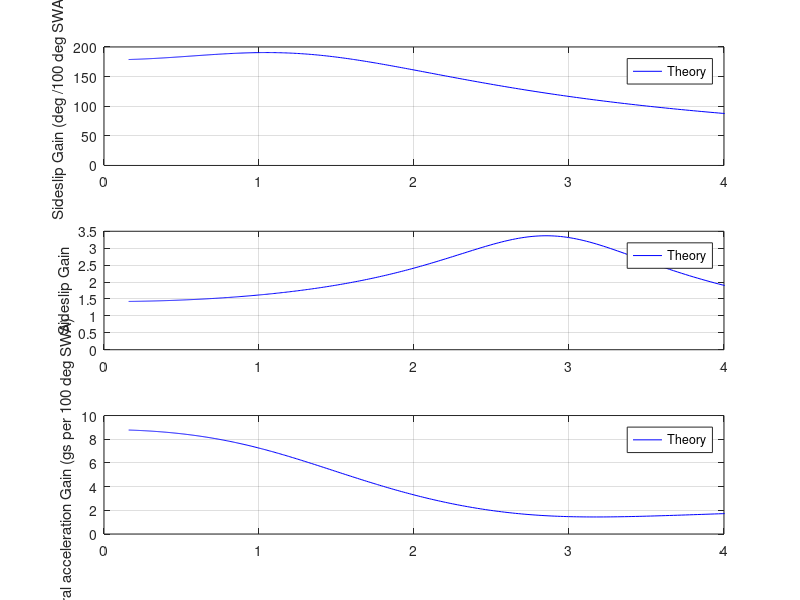
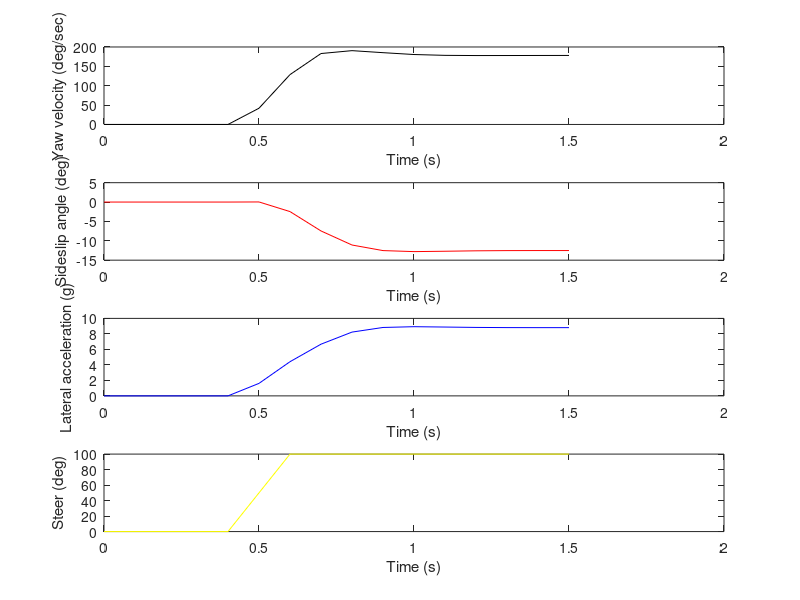

MATLAB code to generate these figures, in order:
clear all
close all
clc

%% Inputs for the simulation and unit conversion:
m = 220;%% mass of the vehicle, in kgs
kdash = 0; %%k' = k/(a*b) - 1
wb = 1.745; % wheelbase in metres
a = wb * 120 / m;%%distance from CG to front axle in m
b = wb * 100 / m;%%distance from CG to rear axle in m
mf = m * b / (a+b); %%mass on front axle, kg
mr = m * a / (a+b);
DF = 3; %%front corenering compliance in deg/g
DR = 2;
IZZ = (kdash+1) * m * a * b;%% yaw moment of inertia of the vehicle, in kg m^2
CF =  57.3 * mf * 9.81 / DF;%% Front tire cornering stiffness, input in N/deg, gets converted to N/rad
CR =  57.3 * mr * 9.81 / DR;%% Same as above, for rear tires
u = 100 / 3.6 ;%% vehicle forward velocity in m/s
SR = 5;%%degrees of steer wheel angle per degree of wheel angle. Assumed constant

%%% Note: CF and CR can also be considered as effective front and rear
%%% cornering compliances, according to the paper by Bundorf and Leffert


%% Computation area
D1 = m * u * IZZ;
D2 = (IZZ * (CF+CR)) + (m * (a^2 * CF + b^2 * CR));
D3 = ((a+b)^2 * CF * CR / u) + (m * u * (b * CR - a * CF));
denom = [D1 D2 D3];

%%% Yaw velocity numerator
N1 = a * m * u * CF;
N2 = (a+b) * CF * CR;
yawn = [N1 N2];

%%% Sideslip angle numerator
N3 = IZZ * CF;
N4 = (CF * CR * (b^2 + a * b) / u) - a * m * u * CF;
betan = [N3 N4];

%%% Lateral acceleration numerator
N5 = u * IZZ * CF;
N6 = CF * CR * (b^2 + a * b);
N7 = (a+b) * CF * CR * u;
ayn = [N5 N6 N7];

%%% transfer functions
yawvtxy = tf(yawn, denom); %%yaw velocity to steer 
betatxy = tf(betan, denom); %% sideslip by steer
aytxy = tf(ayn, denom); %% lateral acceleration by steer
sstxy = tf(betan, ayn); %% sideslip by lateral acceleration

%%% Steer function 
t=[0:.1:1.5];
tmid = 1.5; %% point about which the step function is symmetric
hw=1; %% half width of steer function duration
pwr=147; %steer velocity in deg/sec
swamp= 100; %%degrees of steering wheel angle
steer=(-2./pi*atan(abs((t-tmid)./hw).^pwr)+1.).*swamp; %% in degrees
steerrad = steer / 57.3;


%% Responses and plots
yawvresp = lsim(yawvtxy,steerrad / SR ,t); %% yaw response wrt wheel angle
betaresp = lsim(betatxy, steerrad / SR, t); %%beta response wrt wheel angle
latresp = lsim(aytxy, steerrad / SR ,t);
sideresp = lsim(sstxy, steerrad / SR, t);

[mag,phase,w] = bode(yawvtxy);
mag           = squeeze(mag);
w             = squeeze(w);
[mag1,phase1,w1] = bode(sstxy);
mag1           = squeeze(mag1);
w1             = squeeze(w1);
[mag2,phase2,w2] = bode(aytxy);
mag2           = squeeze(mag2);
w2             = squeeze(w2);

figure
subplot(3,1,1)
plot(w/2/pi,mag*100/SR,'b-');
xlim([0 4])
grid on
ylabel('Sideslip Gain (deg /100 deg SWA)')
legend('Theory')

subplot(3,1,2)
plot(w1/2/pi,mag1 * 57.3 * 9.807,'b-');
xlim([0 4])
grid on
ylabel('Sideslip Gain')
legend('Theory')

subplot(3,1,3)
plot(w2/2/pi,mag2* 100/ 57.3 /SR /9.807,'b-');
xlim([0 4])
grid on
ylabel('Lateral acceleration Gain (gs per 100 deg SWA)')
legend('Theory')

%%% Time plots
figure
subplot(4,1,1)
plot(t, yawvresp * 180 / pi, 'k')
xlabel('Time (s)') 
ylabel('Yaw velocity (deg/sec)')

subplot(4,1,2)
plot(t,betaresp * 180 / pi , 'r')
xlabel('Time (s)') 
ylabel('Sideslip angle (deg)')

subplot(4,1,3)
plot(t,latresp / 9.807 , 'b')
xlabel('Time (s)') 
ylabel('Lateral acceleration (g)')

subplot(4,1,4)
plot(t ,steer, 'y')
xlabel('Time (s)') 
ylabel('Steer (deg)')

%% Outputs
%%% steady state gains;
yawvss = N2 / D3; %%steady state yaw velocity gain rad/s/rad of WA
betass = N4 / D3;  %%steady state sideslip angle gain rad/rad of WA
ayss = N7 / D3; %% steady state lateral acceleration gain ms^-2/rad
ss = betass / ayss; %% steady state sideslip gain rad/ms^-2

ayssg = ayss / 9.807 / 57.3;  %%steady state lateral acceleration gain g's/deg
steeringsens = ayssg * 100 / SR; %%steering sensitivity. g's per 100 deg

%%%ayssg is steering sensitivity in terms of g's per 1 deg wheel angle
%%%ayss is steering sensitivity in terms of ms^-2 per radian wheel angle





